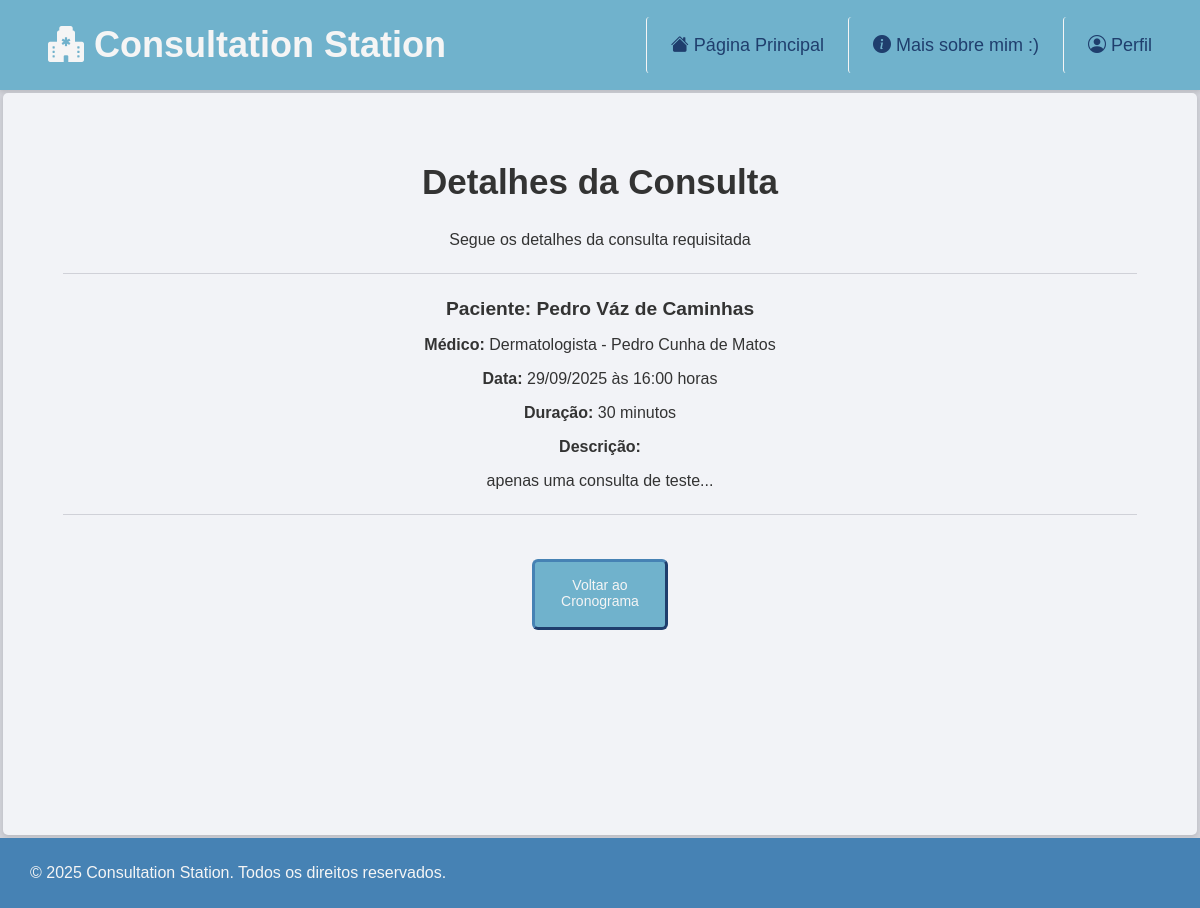
Page /consultations/view/13/ (signed in) on the earlier database version.
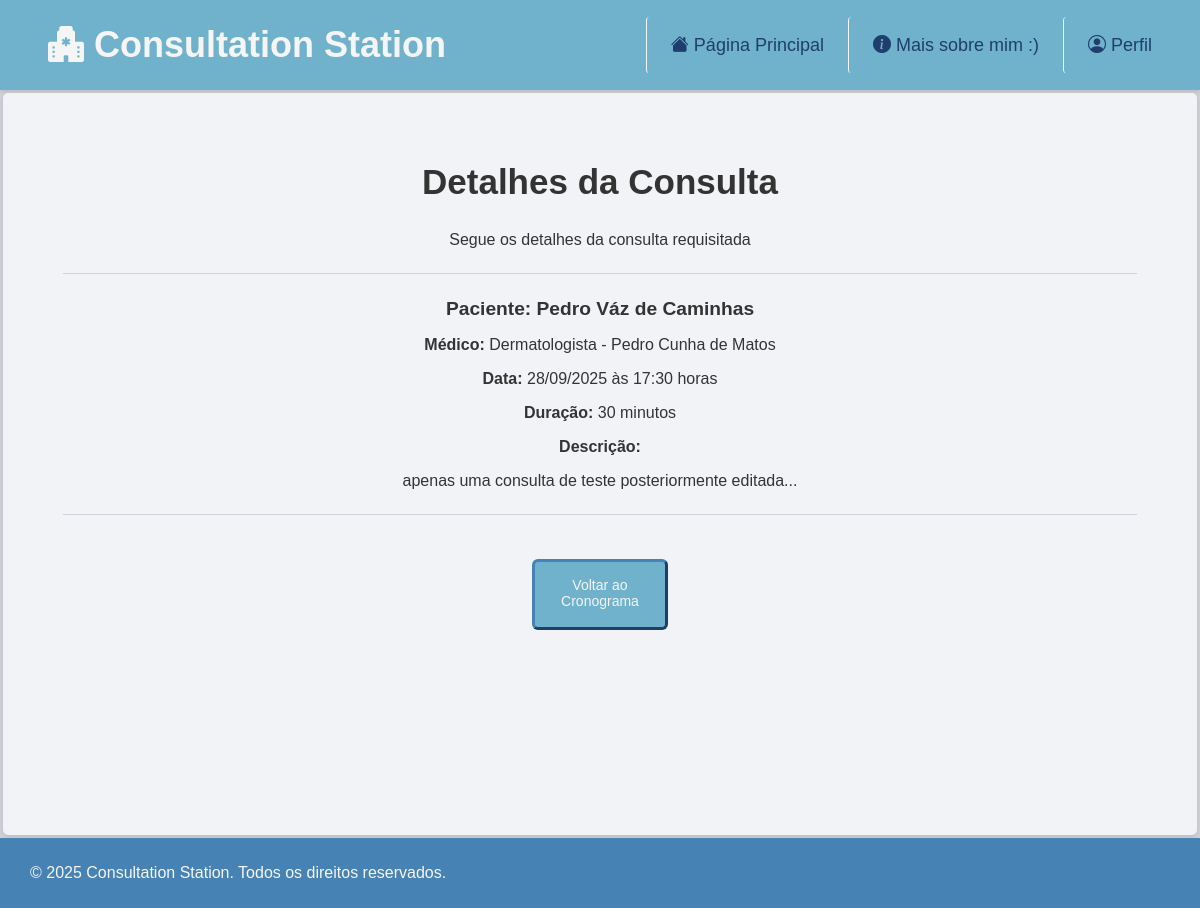
Same page on the later database version.
### consultations/models.py (models this page shows, shortened)
class Consultation(models.Model):
    patient_name = models.CharField(max_length=100, verbose_name="Paciente")
    user_account = models.ForeignKey(User, on_delete=models.CASCADE)
    doctor = models.ForeignKey(Doctor, on_delete=models.CASCADE, verbose_name="Médico Responsável")
    date = models.DateTimeField(verbose_name="Data da Consulta")
    description = models.TextField(max_length=200, verbose_name="Descrição da Consulta")
    duration = models.IntegerField(default=30)
    date_created = models.DateTimeField(auto_now_add=True, verbose_name="Data de Criação")
    class Meta:
        verbose_name = "Consulta"
        verbose_name_plural = "Consultas"
        ordering = ['-date']

### doctors/models.py (models this page shows)
class Doctor(models.Model):
    name = models.CharField(max_length=100, verbose_name="Nome do Médico")
    specialty = models.CharField(max_length=50, verbose_name="Especialidade")
    gender = models.CharField(max_length=10, choices=[('M', 'Masculino'), ('F', 'Feminino'), ('O', 'Outro')], verbose_name="Gênero do Médico")
    phone = models.CharField(max_length=15, verbose_name="Telefone do Médico")
    email = models.EmailField(max_length=100, verbose_name="Email do Médico")
    address = models.CharField(max_length=255, verbose_name="Endereço do Médico")
    cpf = models.CharField(max_length=11, unique=True, verbose_name="CPF do Médico")
    date_of_birth = models.DateField(null=True, verbose_name="Data de Nascimento")
    date_created = models.DateTimeField(auto_now_add=True, verbose_name="Data de Criação")
    class Meta:
        verbose_name = "Médico"
        verbose_name_plural = "Médicos"
        ordering = ['name']
    def __str__(self):
        return f"{self.specialty} - {self.name}"

### consultations/views.py (the view)
# urls.py: path('view/<int:pk>/', views.detalhes_consulta, name='detalhes_consulta'),
def detalhes_consulta(request, pk):
    if not request.user.is_authenticated or not request.user.is_staff:
        return redirect('failure')
    consulta = get_object_or_404(Consultation, pk=pk)
    return render(request, 'consultations/detalhes_consulta.html', {'consulta': consulta})

### consultations/templates/consultations/detalhes_consulta.html (shortened to what this page needs)
{% extends 'base.html' %}
{% block main %}
<main class="main-center">
    <h2>Detalhes da Consulta</h2>
    <p>Segue os detalhes da consulta requisitada</p>
    <hr>
    <p><strong><big>Paciente: {{ consulta.patient_name }}</big></strong></p>
    <p><strong>Médico:</strong> {{ consulta.doctor }}</p>
    <p><strong>Data:</strong> {{ consulta.date|date:"d/m/Y" }} às {{ consulta.date|date:"H:i" }} horas</p>
    <p><strong>Duração:</strong> {{ consulta.duration }} minutos</p>
    <p><strong>Descrição:</strong></p>
    <p>{{ consulta.description }}</p>
    <hr>
    <a href="{% url 'cronograma_consultas' %}" class="link_button">Voltar ao Cronograma</a>
</main>
{% endblock %}

### templates/base.html (shortened to what this page needs)
{% load static %}
<!DOCTYPE html>
<html lang="pt-br">
<head>
    <link rel="stylesheet" href="https://cdn.jsdelivr.net/npm/bootstrap-icons@1.11.3/font/bootstrap-icons.min.css">
    <link rel="stylesheet" href="{% static 'css/style.css' %}">
</head>
<body>
    <header>
        <h1><i class="bi bi-hospital-fill"></i> Consultation Station</h1>
        <nav>
            <ul>
                <li><a href="{% url 'index' %}"><i class="bi bi-house-fill"></i> Página Principal</a></li>
                <li><a href=""><i class="bi bi-info-circle-fill"></i> Mais sobre mim :)</a></li>
                {% if user.is_authenticated %}
                    <li><a href="{% url 'profile' %}"><i class="bi bi-person-circle"></i> Perfil</a></li>
                {% else %}
                    <li><a href="{% url 'login' %}">Login</a></li>
                {% endif %}
            </ul>
        </nav>
    </header>
    {% block main %}
    {% endblock %}
    <footer>
        <p>&copy; 2025 Consultation Station. Todos os direitos reservados.</p>
    </footer>
</body>
</html>

### static/css/style.css (style rules this page uses)
:root { --primary-light: #a2e1f5; --primary-color: #70b2cc; --primary-dark: #4682B4; --text-blue: #1f3e6d; --text-dark: #333333; --text-light: #f5f5f5; --bg-light: #f2f3f7; --bg-light-alt: #d0d1d8; }
body { font-family: Arial, sans-serif; color: var(--text-dark); background-color: var(--bg-light-alt); margin: 0; padding: 0; }
header { display: flex; flex-wrap: wrap; justify-content: space-between; background-color: var(--primary-color); color: var(--text-light); text-align: left; align-items: center; padding-left: 4vw; padding-right: 2vw; box-shadow: 0 2px 4px rgba(0, 0, 0, 0.1); }
header nav ul { display: flex; list-style: none; }
header nav a { color: var(--text-blue); font-size: 1.5vw; padding: 1.5vw; padding-left: 2vw; padding-right: 2vw; border-left: 1px solid var(--text-light); border-radius: 0.3vw; text-decoration: none; }
main { padding-top: 40px; padding-bottom: 185px; background-color: var(--bg-light); border-radius: 5px; margin: 3px; box-shadow: 0 2px 4px rgba(0, 0, 0, 0.1); }
.main-center { text-align: center; }
footer { background-color: var(--primary-dark); color: var(--text-light); text-align: left; padding: 10px; padding-left: 30px; bottom: 0; }
h1 { font-size: 3vw; }
h2 { font-size: 35px; }
hr { border: 0; height: 1px; background-color: var(--bg-light-alt); margin: 2vw 5vw; }
.link_button, .big_link_button { text-decoration: none; background-color: var(--primary-color); color: var(--text-light); margin: 20px; cursor: pointer; display: inline-block; text-align: center; border-color: var(--primary-dark) var(--text-blue) var(--text-blue) var(--primary-dark); border-radius: 6px; border-width: 3px; border-style: solid; }
.link_button { height: 40px; width: 90px; font-size: 14px; padding: 15px 20px 10px 20px; }

Differences in the rows shown:
changed Consultation "Pedro Váz de Caminhas": date "29/09/2025" → "28/09/2025"; date "16:00" → "17:30"; description "apenas uma consulta de teste..." → "apenas uma consulta de teste posteriormente editada..."
